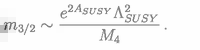
#> input picture error_lab/vis_1/vis_481534e498_0.png, 200 x 50 px
$ python -i image_utils.py   (imports and definitions only)   (older library calls are emulated)
#> lines starting #> are read from the running program, lines starting #| are printed output that depends on the picture
import PIL
from PIL import Image
import numpy as np
import os
import cv2

# [22 lines left out: function crop_image, not called in this run]

def change_image_channels(image, image_path):
    if image.mode != 'RGB':
        image = image.convert("RGB")
        # os.remove(image_path)
        image.save(image_path)
    return image


def crop_image_for_trian(img, output_path, default_size=None):
#> called with output_path = 'out.png'
    old_im = Image.open(img).convert('L')
    img_data = np.asarray(old_im, dtype=np.uint8) # height, width
    nnz_inds = np.where(img_data!=255)
#> nnz_inds = 10000 positions, rows 0 to 49, columns 0 to 199
    if len(nnz_inds[0]) == 0:
        if not default_size:
            old_im.save(output_path)
            return False
        else:
            assert len(default_size) == 2, default_size
            x_min,y_min,x_max,y_max = 0,0,default_size[0],default_size[1]
            old_im = old_im.crop((x_min, y_min, x_max+1, y_max+1))
            old_im.save(output_path)
            return False
    y_min = np.min(nnz_inds[0])
#> y_min = 0
    y_max = np.max(nnz_inds[0])
#> y_max = 49
    x_min = np.min(nnz_inds[1])
#> x_min = 0
    x_max = np.max(nnz_inds[1])
#> x_max = 199

    old_im = old_im.crop((x_min, y_min, x_max+1, y_max+1))

    lap_5 = np.array([[0, -1, 0], [-1, 5, -1], [0, -1, 0]])
    # 拉普拉斯5的锐化
    lap_9 = np.array([[-1, -1, -1], [-1, 9, -1], [-1, -1, -1]])
    # 拉普拉斯9的锐化

    change_image_channels(old_im, output_path)

    src = cv2.imread(output_path)
    dst = cv2.filter2D(src, cv2.CV_8U, lap_5)
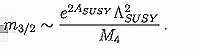
#> dst: shape (50, 200, 3); min 0, max 255, mean 238.9

    im = Image.fromarray(dst)

    im.save("error_lab/images/oo.png")
    return True


# [33 lines left out: functions pad_group_image, downsample_image, not called in this run]

>>> result = crop_image_for_trian('../../error_lab/vis_1/vis_481534e498_0.png', 'out.png')

$ run again, on error_lab/vis_1/vis_481534e498_11.png
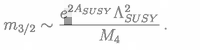
#> input picture error_lab/vis_1/vis_481534e498_11.png, 200 x 50 px
#> nnz_inds = 9808 positions, rows 0 to 49, columns 0 to 199
#> y_min = 0
#> y_max = 49
#> x_min = 0
#> x_max = 199
#> in crop_image_for_trian, `dst = cv2.filter2D(src, cv2.CV_8U, lap_5)`:
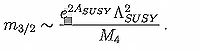
#> dst: shape (50, 200, 3); min 0, max 255, mean 238.9
